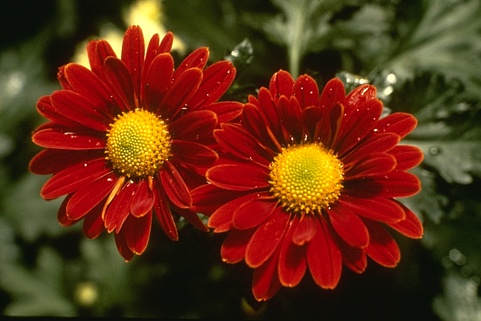
#> input picture 3.python_cv2_basis/3_image_anlysis/class3/img/pic01.jpg, 481 x 321 px, found by its file name
$ python pic01.py
#> lines starting #> are read from the running program, lines starting #| are printed output that depends on the picture
import cv2 as cv
import matplotlib.pyplot as plt
import numpy as np

img = cv.imread('class1\img\pic01.jpg')
#> img is the input picture: shape (321, 481, 3); mean B, G, R 21.6, 47.2, 96.2

if len(img.shape)==3:
    img = cv.cvtColor(img , cv.COLOR_BGR2GRAY)
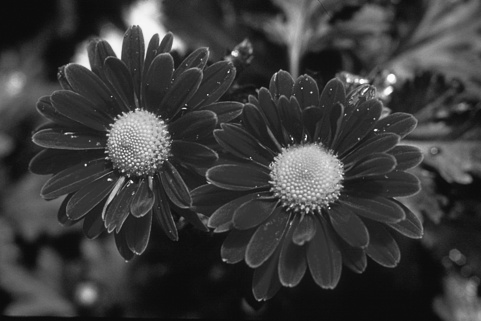
#> img: shape (321, 481); min 9, max 252, mean 58.9

median_img = cv.medianBlur(img , 3) #中值滤波

plt.subplot(1, 2, 1)
plt.imshow(img, cmap='gray')
plt.title('before')
plt.axis('off')

plt.subplot(1, 2, 2)
plt.imshow(median_img, cmap='gray')
plt.title('after')
plt.axis('off')
plt.show()
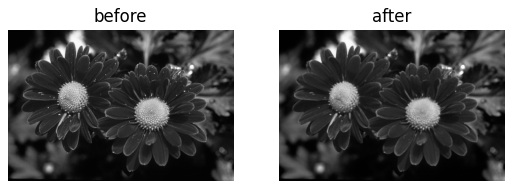
#> figure drawn by matplotlib, 2 panels
